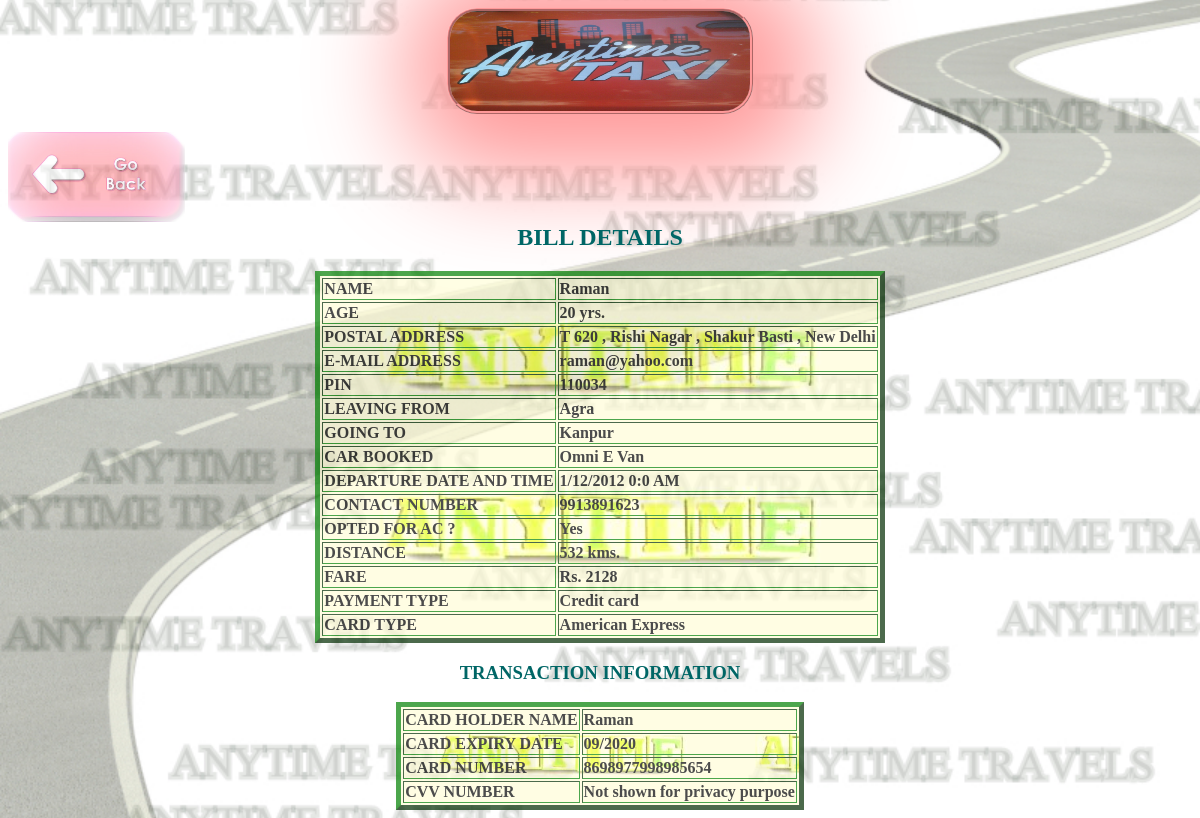
Page /PhpProject2/bill_details.php?ID=59 (signed in) on the committed database.
### tables this page shows
CREATE TABLE IF NOT EXISTS `bill` (
  `ID` int(11) NOT NULL AUTO_INCREMENT,
  `From` text NOT NULL,
  `To` text NOT NULL,
  `Car_name` text NOT NULL,
  `Name` text NOT NULL,
  `Age` int(11) NOT NULL,
  `AC` text NOT NULL,
  `Date_time_book` timestamp NOT NULL DEFAULT CURRENT_TIMESTAMP ON UPDATE CURRENT_TIMESTAMP,
  `Date_time_from` text NOT NULL,
  `Address` text NOT NULL,
  `PIN` text NOT NULL,
  `Contact_no` text NOT NULL,
  `Payment_type` text NOT NULL,
  `Card_Bank_type` text NOT NULL,
  `Card_holder_name` text NOT NULL,
  `Expiry_date` text NOT NULL,
  `Card_no` text NOT NULL,
  `CVV_no` int(11) NOT NULL,
  `Distance` int(11) NOT NULL,
  `Amount` int(11) NOT NULL,
  `Mail` text NOT NULL,
  `Done` int(11) NOT NULL,
  `Passcode` text NOT NULL,
  `Deleted` int(11) NOT NULL,
  PRIMARY KEY (`ID`)
);

### PhpProject2/bill_details.php (the view, shortened to what this page needs)
<div align="center"><img class="heading" src="images/taxi2.jpg" style="height:100;width: 300;" align="center"/></div>
<img align="left" src="images/go back.jpg" style="height:90;" onclick="window.location='admin.php'" id="back"/>
<?php
    $id=$_GET['ID'];
    $result=mysql_query("select * from bill where ID='$id'") or die("ERROR QUERY");
    $row=mysql_fetch_row($result);
    echo "<h2>BILL DETAILS</h2>";
    echo "<table align='center' border='2'>";
    echo "<tr><td>NAME</td><td>".$row[4]."</td></tr>";
    echo "<tr><td>AGE</td><td>".$row[5]." yrs.</td></tr>";
    echo "<tr><td>POSTAL ADDRESS</td><td>".$row[9]."</td></tr>";
    echo "<tr><td>E-MAIL ADDRESS</td><td>".$row[20]."</td></tr>";
    echo "<tr><td>PIN</td><td>".$row[10]."</td></tr>";
    echo "<tr><td>LEAVING FROM</td><td>".$row[1]."</td></tr>";
    echo "<tr><td>GOING TO</td><td>".$row[2]."</td></tr>";
    echo "<tr><td>CAR BOOKED</td><td>".$row[3]."</td></tr>";
    echo "<tr><td>DEPARTURE DATE AND TIME</td><td>".$row[8]."</td></tr>";
    echo "<tr><td>CONTACT NUMBER</td><td>".$row[11]."</td></tr>";
    echo "<tr><td>OPTED FOR AC ?</td><td>".$row[6]."</td></tr>";
    echo "<tr><td>DISTANCE</td><td>".$row[18]." kms.</td></tr>";
    echo "<tr><td>FARE</td><td>Rs. ".$row[19]."</td></tr>";
    echo "<tr><td>PAYMENT TYPE</td><td>".$row[12]."</td></tr>";
    if($row[12]=="Credit card")
    {
        echo "<tr><td>CARD TYPE</td><td>".$row[13]."</td></tr>";
    }
    else
    {
        echo "<tr><td>BANK NAME</td><td>".$row[13]."</td></tr>";
    }
    echo "</table>";
    echo "<h3>TRANSACTION INFORMATION</h3>";
    echo "<table align='center' border='2'>";
    echo "<tr><td>CARD HOLDER NAME</td><td>".$row[14]."</td></tr>";
    echo "<tr><td>CARD EXPIRY DATE</td><td>".$row[15]."</td></tr>";
    echo "<tr><td>CARD NUMBER</td><td>".$row[16]."</td></tr>";
    echo "<tr><td>CVV  NUMBER</td><td>Not shown for privacy purpose</td></tr>";
    echo "</table>";
?>

### PhpProject2/bill_details.php (style rules this page uses)
.heading { border-color: #ff9999; border-style: ridge; border-radius: 30px; box-shadow: 10px 10px 100px 50px #ff9999; }
#back { opacity:0.5; }
table { color:black; font-weight: bolder; border-width: thick; border-color: green; background-image: url('images/taxi3.jpg'); background-size: contain; border-radius: 10; opacity: 0.7; }

### rows in the picture
bill: Name "Raman", Age "20", Address "T 620 , Rishi Nagar , Shakur Basti , New Delhi", Mail "raman@yahoo.com", PIN "110034", From "Agra", To "Kanpur", Car_name "Omni E Van", Date_time_from "1/12/2012 0:0 AM", Contact_no "9913891623", AC "Yes", Distance "532", Amount "2128", Payment_type "Credit card", Card_Bank_type "American Express", Card_holder_name "Raman", Expiry_date "09/2020", Card_no "8698977998985654"
